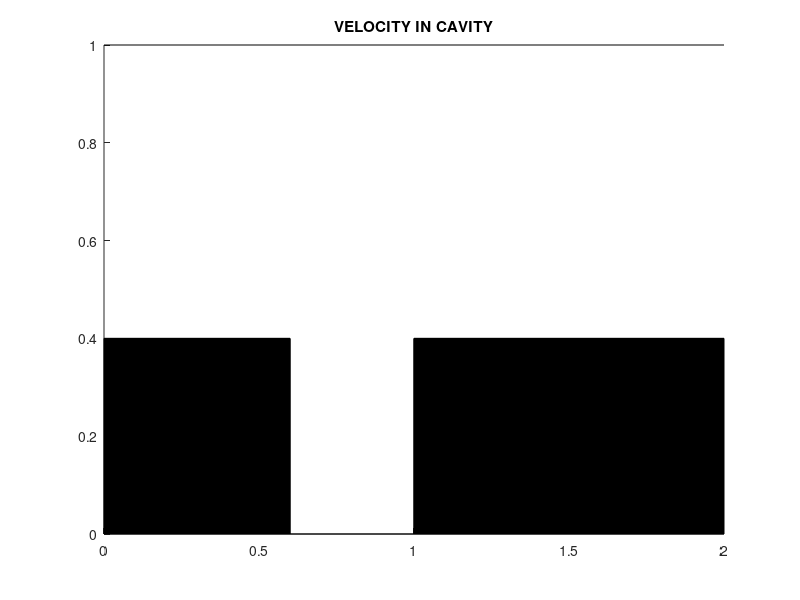

The MATLAB script that drew this image: (Note: this script raises an error after producing the figure.)
function regular_grid
clear all;
close all;

%%%%%%%%%%%%%%%%%%%%%%%%%
CAPTURE = false;
%%%%%%%%%%%%%%%%%%%%%%%%%

MAXLOOP = 1000;
tolelance = 1e-10;

Xcav = 0.8;
WcavX = 0.4;
WcavY = 0.4;

L = 2;
W = 1;

dx = 0.05;
dy = 0.05;
x = 0:dx:L;
y = 0:dy:(W+WcavY);
[X,Y] = meshgrid(x,y);
dt = 0.01;

%% draw cavity
figure();
hold on;
drawCavity();

    function drawCavity()
        plot([0,Xcav-WcavX/2],[WcavY,WcavY],'k');
        plot([Xcav-WcavX/2,Xcav-WcavX/2],[WcavY,0],'k');
        plot([Xcav-WcavX/2,Xcav+WcavX/2],[0,0],'k');
        plot([Xcav+WcavX/2,Xcav+WcavX/2],[0,WcavY],'k');
        plot([Xcav+WcavX/2,L],[WcavY,WcavY],'k');
        plot([0,L],[W,W],'k')        
        title('VELOCITY IN CAVITY');
        patch([0 Xcav-WcavX/2 Xcav-WcavX/2 0],...
            [0 0 WcavY WcavY],'k');
        patch([Xcav+WcavX/2 Xcav+WcavX/2 L L],...
            [0 WcavY WcavY 0],'k');        
    end

    function drawVelocity()
        drawCavity();
        contour(X,Y,Phi,10,'LineColor','red');
        patch([Xobs-WobsX/2 Xobs-WobsX/2 Xobs+WobsX/2 Xobs+WobsX/2],...
            [0 WobsY WobsY 0],'k');
        drawnow limitrate;
        if(CAPTURE)
            frame = getframe(gcf);
            writeVideo(writerObj, frame);
        end
    end

    function drawPressure()
        
    end


%% initial condition
u = 0*X;
v = 0*X;
for yi=1:size(Y,1)
    for xi=1:size(X,2)
        if(X(xi,yi) > Xobs-WobsX/2 && X(xi,yi) < Xobs+WobsX/2 && Y(xi,yi) < WobsY)
            continue;
        else
            u(xi,yi) = U*xi;
            v(xi,yi) = U*yi;
        end
    end
end

% u = 2*X;
% v = 2*Y;
% 
% surf(X,Y,u);


% checkCFLcondition();

%% main routine
for time=1:100    
    for count=1:MAXLOOP
        for j=2:length(u)-1
            for i=2:length(u)-1
                us(i,j) = u(i,j) - dt*(...
                    u(i,j)*(u(i+1,j)-u(i-1,j))/(2*dx) + ...
                    v(i,j)*(v(i,j+1)-v(i,j-1))/(2*dy) + ...
                    (1/Re)*(...
                    (u(i+1,j)-2*u(i,j)+u(i+1,j))/(dx^2)+...
                    (u(i,j+1)-2*u(i,j)+u(i,j-1))/(dy^2)));
                vs(i,j) = v(i,j) - dt*(...
                    u(i,j)*(v(i+1,j)-v(i-1,j))/(2*dx) + ...
                    v(i,j)*(v(i,j+1)-v(i,j-1))/(2*dy) + ...
                    (1/Re)*(...
                    (v(i+1,j)-2*v(i,j)+v(i+1,j))/(dx^2)+...
                    (v(i,j+1)-2*v(i,j)+v(i,j-1))/(dy^2)));
                D(i,j) = 1/dt*(...
                    (us(i+1,j)-us(i-1,j))/(2*dx) + ...
                    (us(i,j+1)-us(i,j-1))/(2*dy));
                q(i,j) = (dx*dy)^2/(2*(dx^2+dy^2)) * (...
                    p(i+1,j)+p(i-1,j)/dx^2 + ...
                    p(i,j+1)+p(i,j-1)/dy^2 - ...
                    D(i,j));
            end
        end
        min(min(p(:))-min(q(:)))
        if(min(min(p(:))-min(q(:))) < tolerance)
            disp 'tolerance satisfied';
            break;
        end
    end
    u(i,j) = us(i,j) - dt*(p(i+1,j)-p(i-1,j))/(2*dx);
    v(i,j) = vs(i,j) - dt*(p(i,j+1)-p(i,j-1))/(2*dy);
    
    surf
end


end